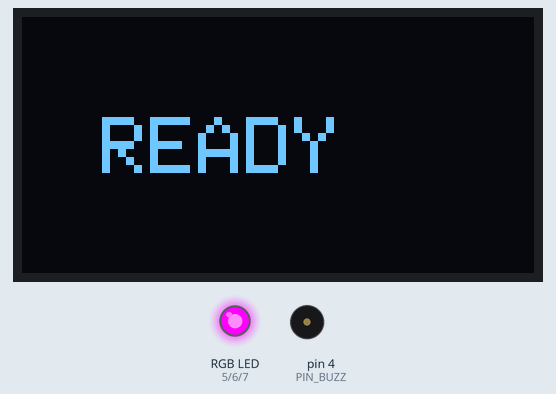
Recording of a sketch running on a simulated Arduino Uno, built with avr-gcc and run on an emulated ATmega328P. Shown: 128×64 one-colour display, an RGB LED mixed from three pins (HIGH = lit), buzzer (waves = sounding, pin HIGH).

Above: at 1.6 s.
At 3.1 s:
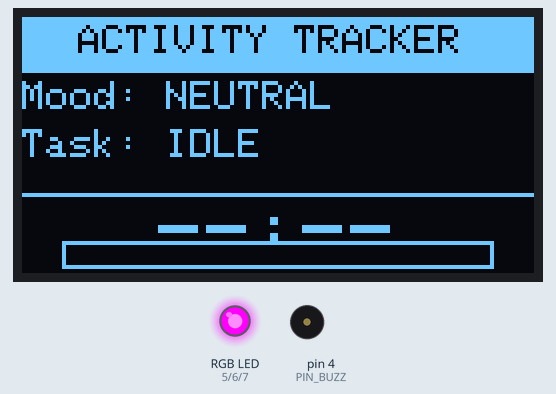
Timing chart, 0 to 4.6 s (numbered marks = the images above):
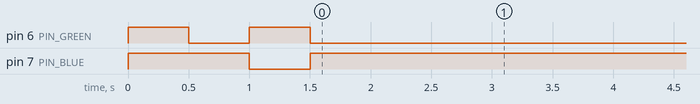

Measured:
- what the display in image 0 shows lasts 1.5 s, from 1.6 s to 3.1 s

The sketch:

emsrgbard.ino
```cpp
#include <SPI.h>
#include <Adafruit_GFX.h>
#include <Adafruit_SSD1306.h>

// ─── PINS ────────────────────────────────────────────
#define SCREEN_WIDTH  128
#define SCREEN_HEIGHT  64
#define OLED_DC         8
#define OLED_CS        10
#define OLED_RESET      9

const int PIN_RED   = 5;
const int PIN_GREEN = 6;
const int PIN_BLUE  = 7;
const int PIN_BUZZ  = 4;

Adafruit_SSD1306 display(SCREEN_WIDTH, SCREEN_HEIGHT,
                         &SPI, OLED_DC, OLED_RESET, OLED_CS);

// ─── STATE ───────────────────────────────────────────
String  currentEmotion  = "NEUTRAL";
String  currentActivity = "IDLE";
int     stressLevel     = 0;
bool    alertActive     = false;
bool    patientMode     = false;
String  currentTimeStr  = "--:--";

unsigned long alertStart        = 0;
unsigned long activityStartTime = 0;
unsigned long lastDisplayUpdate = 0;

// ─── BREATHING ───────────────────────────────────────
bool          breathingActive = false;
float         breathVal       = 0;
bool          breathUp        = true;
unsigned long lastBreathStep  = 0;

// ─── BUZZER ─────────────────────────────────────────
bool          buzzerActive     = false;

// ─── TARGET COLOR ───────────────────────────────────
int tR = 0, tG = 255, tB = 0;
bool manualColorOverride = false;

// ───────────────── DECODERS ─────────────────────────
// DECODERS REMOVED: Python now sends plain text (e.g., "HAPPY")

// ───────────────── RGB ──────────────────────────────
void setColor(int r, int g, int b) {
  analogWrite(PIN_RED,   255 - r);
  analogWrite(PIN_GREEN, 255 - g);
  analogWrite(PIN_BLUE,  255 - b);
}

void getTargetColorNormal() {
  if (currentActivity == "GAMING")  { tR=255; tG=0;   tB=255; return; }
  if (currentActivity == "WORKING") { tR=0;   tG=255; tB=255; return; }
  if (currentActivity == "STUDY")   { tR=255; tG=165; tB=0;   return; }

  if (currentEmotion == "HAPPY")     { tR=255; tG=255; tB=0; }
  else if (currentEmotion == "SAD")  { tR=0;   tG=0;   tB=255; }
  else if (currentEmotion == "ANGRY"){ tR=255; tG=0;   tB=0; }
  else if (currentEmotion == "FEAR") { tR=128; tG=0;   tB=128; }
  else if (currentEmotion == "SURPRISED"){ tR=255; tG=128; tB=0; }
  else if (currentEmotion == "DISGUSTED"){ tR=128; tG=255; tB=0; }
  else                               { tR=0;   tG=255; tB=0; }
}

void updateTargetColor() {
  if (manualColorOverride) return;
  getTargetColorNormal();
}

// ───────────────── BREATHING ────────────────────────
void handleBreathing() {
  if (!breathingActive) { setColor(tR, tG, tB); return; }

  if (millis() - lastBreathStep < 20) return;
  lastBreathStep = millis();

  breathUp ? (breathVal += 3.0) : (breathVal -= 3.0);

  if (breathVal >= 255) { breathVal = 255; breathUp = false; }
  if (breathVal <= 20)  { breathVal = 20;  breathUp = true; }

  float s = breathVal / 255.0;
  setColor((int)(tR*s), (int)(tG*s), (int)(tB*s));
}

// ───────────────── BUZZER ───────────────────────────
void handleBuzzer() {
  if (buzzerActive) {
    digitalWrite(PIN_BUZZ, HIGH);
  } else {
    digitalWrite(PIN_BUZZ, LOW);
  }
}

// ───────────────── OLED ─────────────────────────────
String formatTime(unsigned long seconds) {
  unsigned long m = seconds / 60, s = seconds % 60;
  return (m < 10 ? "0" : "") + String(m) + ":" + (s < 10 ? "0" : "") + String(s);
}

void drawStressBar(int level) {
  int barLen = map(level, 0, 100, 0, 108);
  display.drawRect(10, 56, 108, 7, SSD1306_WHITE);
  display.fillRect(10, 56, barLen, 7, SSD1306_WHITE);
}

void updateDisplay() {
  display.clearDisplay();

  // ── Header
  display.fillRect(0, 0, SCREEN_WIDTH, 14, SSD1306_WHITE);
  display.setTextColor(SSD1306_BLACK);
  display.setTextSize(1);
  if (patientMode) {
    display.setCursor(18, 2);
    display.print("PATIENT MONITOR");
  } else {
    display.setCursor(14, 2);
    display.print("ACTIVITY TRACKER");
  }

  display.setTextColor(SSD1306_WHITE);

  if (patientMode) {
    // ── Patient Mode UI
    display.setTextSize(2);
    if (currentActivity == "DANGER") {
      display.setCursor(20, 20);
      display.print("MOVING!");
    } else {
      display.setCursor(30, 20);
      display.print("STABLE");
    }
  } else {
    // ── Normal Mode UI
    display.setTextSize(1);
    display.setCursor(0, 16);
    display.print("Mood: ");
    display.print(currentEmotion);

    display.setCursor(0, 28);
    display.print("Task: ");
    display.print(currentActivity);
  }

  // ── Bottom Section (Time + Stress)
  display.drawLine(0, 44, SCREEN_WIDTH, 44, SSD1306_WHITE);
  display.setTextSize(2);
  int tw = currentTimeStr.length() * 12;
  display.setCursor((SCREEN_WIDTH - tw) / 2, 46);
  display.print(currentTimeStr);

  if (!patientMode) {
    drawStressBar(stressLevel);
  }

  display.display();
}

// ───────────────── SETUP ────────────────────────────
void setup() {
  Serial.begin(9600);

  pinMode(PIN_RED, OUTPUT);
  pinMode(PIN_GREEN, OUTPUT);
  pinMode(PIN_BLUE, OUTPUT);
  pinMode(PIN_BUZZ, OUTPUT);

  digitalWrite(PIN_BUZZ, LOW);

  // 🔥 LED TEST
  setColor(255,0,0); delay(500);
  setColor(0,255,0); delay(500);
  setColor(0,0,255); delay(500);

  setColor(0,255,0); // default

  if (!display.begin(SSD1306_SWITCHCAPVCC)) {
    while (true);
  }

  display.clearDisplay();
  display.setTextSize(2);
  display.setCursor(20,25);
  display.print("READY");
  display.display();

  delay(1500);

  activityStartTime = millis();
  lastDisplayUpdate = millis();

  updateTargetColor();
  updateDisplay();
}

// ───────────────── LOOP ─────────────────────────────
void loop() {

  if (Serial.available()) {
    String code = Serial.readStringUntil('\n');
    code.trim();

    // ── RGB Override ──────────────────────────────────
    if (code.startsWith("RGB,")) {
      int idx1 = code.indexOf(',', 4);
      int idx2 = code.indexOf(',', idx1 + 1);
      if (idx1 != -1 && idx2 != -1) {
        tR = code.substring(4, idx1).toInt();
        tG = code.substring(idx1 + 1, idx2).toInt();
        tB = code.substring(idx2 + 1).toInt();
        manualColorOverride = true;
        // Turn off breathing to allow solid custom color
        breathingActive = false;
        setColor(tR, tG, tB);
      }
      return;
    }

    if (code == "AUTO_COLOR") {
      manualColorOverride = false;
      updateTargetColor();
      return;
    }

    if (code == "PATIENT_ON") {
      patientMode = true;
      updateDisplay();
      return;
    }

    if (code == "PATIENT_OFF") {
      patientMode = false;
      buzzerActive = false;
      updateDisplay();
      return;
    }

    if (code == "ALERT") {
      alertActive = true;
      alertStart  = millis();
      breathingActive = true;
      buzzerActive = true;
      return;
    }

    if (code == "R") {
      activityStartTime = millis();
      return;
    }

    // ── KEY-VALUE PARSER
    if (code.startsWith("E:")) {
      int idxA = code.indexOf(",A:");
      int idxS = code.indexOf(",S:");
      int idxT = code.indexOf(",T:");

      if (idxA != -1 && idxS != -1) {
        currentEmotion = code.substring(2, idxA);
        currentActivity = code.substring(idxA + 3, idxS);

        if (idxT != -1) {
          stressLevel = code.substring(idxS + 3, idxT).toInt();
          currentTimeStr = code.substring(idxT + 3);
        } else {
          stressLevel = code.substring(idxS + 3).toInt();
        }

        // High stress or danger activates breathing & buzzer
        breathingActive = (stressLevel >= 70);

        bool danger = patientMode && (currentActivity == "DANGER");
        buzzerActive = (stressLevel >= 70) || danger;

        updateTargetColor();
      }
      return;
    }
  }

  handleBreathing();
  handleBuzzer();

  if (millis() - lastDisplayUpdate >= 1000) {
    lastDisplayUpdate = millis();
    updateDisplay();
  }
}
```
